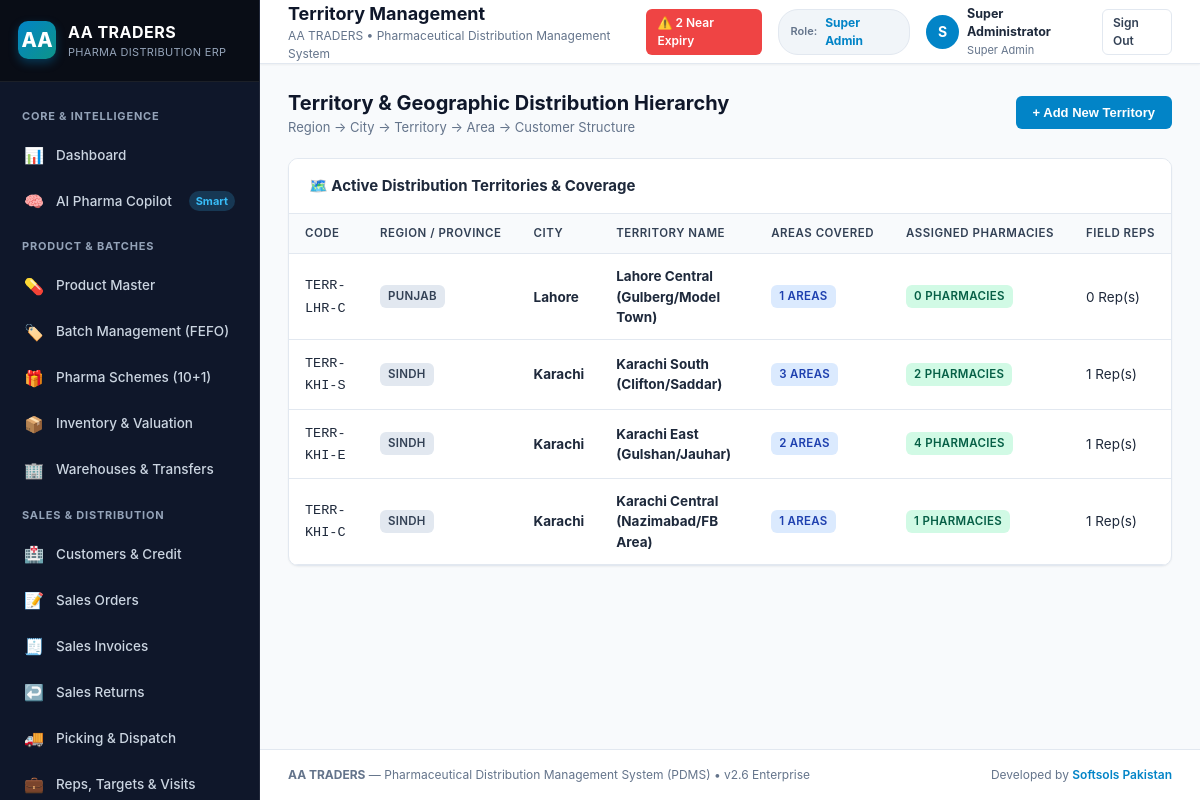
Page /territories.php (signed in) on the committed database.
### tables this page shows
CREATE TABLE company_settings (
    id INTEGER PRIMARY KEY AUTOINCREMENT,
    name TEXT NOT NULL,
    trade_name TEXT,
    ntn TEXT,
    strn TEXT,
    drug_license_no TEXT,
    address TEXT,
    city TEXT,
    country TEXT DEFAULT 'Pakistan',
    phone TEXT,
    email TEXT,
    website TEXT,
    bank_name TEXT,
    bank_account_title TEXT,
    bank_account_no TEXT,
    iban TEXT,
    invoice_footer_note TEXT,
    currency_symbol TEXT DEFAULT 'Rs.',
    currency_code TEXT DEFAULT 'PKR',
    updated_at DATETIME DEFAULT CURRENT_TIMESTAMP
);

CREATE TABLE territories (
    id INTEGER PRIMARY KEY AUTOINCREMENT,
    region TEXT NOT NULL, -- e.g., Sindh, Punjab, Federal
    city TEXT NOT NULL,   -- e.g., Karachi, Lahore, Islamabad
    territory_name TEXT NOT NULL, -- e.g., Karachi South, Clifton, Gulshan
    code TEXT UNIQUE
);

### includes/auth.php (called while the page is built, shortened)
<?php
class Auth {
    public static function check(): bool {
        return isset($_SESSION['user_id']);
    }
    public static function user(): ?array {
        return [
            'id' => $_SESSION['user_id'],
            'username' => $_SESSION['username'],
            'name' => $_SESSION['full_name'],
            'email' => $_SESSION['email'],
            'role' => $_SESSION['role'],
        ];
    }
}

### territories.php (the view, shortened to what this page needs)
<?php
$pageTitle = 'Territory Management';
require_once __DIR__ . '/includes/header.php';
$territories = $db->query("
    SELECT t.*,
           COUNT(DISTINCT a.id) as area_count,
           COUNT(DISTINCT c.id) as customer_count,
           COUNT(DISTINCT r.id) as rep_count
    FROM territories t
    LEFT JOIN areas a ON t.id = a.territory_id
    LEFT JOIN customers c ON t.id = c.territory_id
    LEFT JOIN sales_representatives r ON t.id = r.territory_id
    GROUP BY t.id
    ORDER BY t.region ASC, t.city ASC
")->fetchAll();
?>
<div style="display: flex; justify-content: space-between; align-items: center; margin-bottom: 20px;">
    <div>
        <h2 style="font-size: 20px; font-weight: 700; color: var(--slate-900);">Territory &amp; Geographic Distribution Hierarchy</h2>
        <p style="font-size: 13px; color: var(--slate-500);">Region &rarr; City &rarr; Territory &rarr; Area &rarr; Customer Structure</p>
    </div>
    <button onclick="openModal('addTerritoryModal')" class="btn btn-primary">+ Add New Territory</button>
</div>
<div class="card">
    <div class="card-header">
        <span class="card-title">🗺️ Active Distribution Territories &amp; Coverage</span>
    </div>
    <div class="card-body" style="padding: 0;">
        <div class="table-responsive">
            <table class="table">
                <thead>
                    <tr>
                        <th>Code</th>
                        <th>Region / Province</th>
                        <th>City</th>
                        <th>Territory Name</th>
                        <th>Areas Covered</th>
                        <th>Assigned Pharmacies</th>
                        <th>Field Reps</th>
                    </tr>
                </thead>
                <tbody>
                    <?php foreach ($territories as $t): ?>
                        <tr>
                            <td><code><?= htmlspecialchars($t['code']) ?></code></td>
                            <td><span class="badge badge-secondary"><?= htmlspecialchars($t['region']) ?></span></td>
                            <td><strong><?= htmlspecialchars($t['city']) ?></strong></td>
                            <td><strong><?= htmlspecialchars($t['territory_name']) ?></strong></td>
                            <td><span class="badge badge-info"><?= $t['area_count'] ?> Areas</span></td>
                            <td><span class="badge badge-success"><?= $t['customer_count'] ?> Pharmacies</span></td>
                            <td><?= $t['rep_count'] ?> Rep(s)</td>
                        </tr>
                    <?php endforeach; ?>
                </tbody>
            </table>
        </div>
    </div>
</div>
<?php require_once __DIR__ . '/includes/footer.php'; ?>

### includes/header.php (shortened to what this page needs)
<?php
require_once __DIR__ . '/auth.php';
$currentUser = Auth::user();
$db = Database::getConnection();
$nearExpiryCount = $db->query("
    SELECT COUNT(*) FROM product_batches
    WHERE status = 'active'
      AND quantity_available > 0
      AND julianday(expiry_date) - julianday('now') <= 90
")->fetchColumn();
$company = $db->query("SELECT * FROM company_settings LIMIT 1")->fetch();
$companyName = $company['name'] ?? 'AA TRADERS';
?>
<!DOCTYPE html>
<html lang="en">
<head>
    <link rel="stylesheet" href="assets/css/app.css">
</head>
<body>
<div class="app-container">
    <?php require_once __DIR__ . '/sidebar.php'; ?>
    <div class="main-content">
        <header class="topbar no-print">
            <div class="topbar-left">
                <div>
                    <h2 class="topbar-title"><?= htmlspecialchars($pageTitle ?? 'Overview') ?></h2>
                    <p class="topbar-subtitle"><?= htmlspecialchars($companyName) ?> &bull; Pharmaceutical Distribution Management System</p>
                </div>
            </div>
            <div class="topbar-right">
                <?php if ($nearExpiryCount > 0): ?>
                    <a href="expiry.php" class="btn btn-sm btn-danger" title="<?= $nearExpiryCount ?> Batches Near Expiry (< 90 Days)">
                        ⚠️ <?= $nearExpiryCount ?> Near Expiry
                    </a>
                <?php endif; ?>
                <div class="role-pill">
                    <span style="font-size: 11px; color: var(--slate-500);">Role:</span>
                    <span style="font-weight: 700; color: #0284c7; font-size: 12px;"><?= htmlspecialchars(ucwords(str_replace('_', ' ', $currentUser['role'] ?? 'User'))) ?></span>
                </div>
                <div style="display: flex; align-items: center; gap: 8px;">
                    <div style="width: 34px; height: 34px; border-radius: 50%; background: #0284c7; color: #fff; display: flex; align-items: center; justify-content: center; font-weight: 700;">
                        <?= strtoupper(substr($currentUser['name'] ?? 'U', 0, 1)) ?>
                    </div>
                    <div style="display: flex; flex-direction: column;">
                        <span style="font-size: 12.5px; font-weight: 700; color: #1e293b;"><?= htmlspecialchars($currentUser['name'] ?? 'User') ?></span>
                        <span style="font-size: 11px; color: #64748b;"><?= htmlspecialchars(ucwords(str_replace('_', ' ', $currentUser['role'] ?? ''))) ?></span>
                    </div>
                </div>
                <a href="logout.php" class="btn btn-secondary btn-sm" title="Sign Out">Sign Out</a>
            </div>
        </header>
        <main class="page-body">

### assets/css/app.css (style rules this page uses)
:root { --primary: #0284c7; --primary-hover: #0369a1; --primary-light: #e0f2fe; --primary-dark: #075985; --secondary: #0d9488; --secondary-light: #ccfbf1; --success: #10b981; --success-light: #d1fae5; --warning: #f59e0b; --warning-light: #fef3c7; --danger: #ef4444; --danger-light: #fee2e2; --info: #3b82f6; --info-light: #dbeafe; --slate-50: #f8fafc; --slate-100: #f1f5f9; --slate-200: #e2e8f0; --slate-300: #cbd5e1; --slate-400: #94a3b8; --slate-500: #64748b; --slate-600: #475569; --slate-700: #334155; --slate-800: #1e293b; --slate-900: #0f172a; --bg-main: #f8fafc; --card-bg: #ffffff; --border-color: #e2e8f0; --text-primary: #0f172a; --text-secondary: #475569; --text-muted: #64748b; --radius-sm: 6px; --radius-md: 10px; --radius-lg: 14px; --shadow-sm: 0 1px 2px 0 rgb(0 0 0 / 0.05); --shadow-md: 0 4px 6px -1px rgb(0 0 0 / 0.08), 0 2px 4px -2px rgb(0 0 0 / 0.06); --shadow-lg: 0 10px 15px -3px rgb(0 0 0 / 0.08), 0 4px 6px -4px rgb(0 0 0 / 0.05); }
* { box-sizing: border-box; margin: 0; padding: 0; }
body { font-family: -apple-system, BlinkMacSystemFont, "Segoe UI", Roboto, "Helvetica Neue", Arial, sans-serif; background-color: var(--bg-main); color: var(--text-primary); line-height: 1.5; font-size: 14px; overflow-x: hidden; }
.app-container { display: flex; min-height: 100vh; }
.main-content { flex: 1; display: flex; flex-direction: column; min-width: 0; background: var(--bg-main); }
.topbar { height: 64px; background: #ffffff; border-bottom: 1px solid var(--border-color); display: flex; align-items: center; justify-content: space-between; padding: 0 28px; position: sticky; top: 0; z-index: 30; box-shadow: var(--shadow-sm); }
.topbar-left { display: flex; align-items: center; gap: 16px; }
.topbar-title { font-size: 18px; font-weight: 700; color: var(--slate-900); }
.topbar-subtitle { font-size: 12px; color: var(--slate-500); }
.topbar-right { display: flex; align-items: center; gap: 16px; }
.role-pill { background: var(--slate-100); padding: 4px 12px; border-radius: 20px; border: 1px solid var(--border-color); display: flex; align-items: center; gap: 8px; font-size: 12px; font-weight: 600; color: var(--slate-700); }
.page-body { padding: 24px 28px; flex: 1; }
.card { background: var(--card-bg); border: 1px solid var(--border-color); border-radius: var(--radius-md); box-shadow: var(--shadow-sm); margin-bottom: 24px; overflow: hidden; }
.card-header { padding: 16px 20px; border-bottom: 1px solid var(--border-color); display: flex; align-items: center; justify-content: space-between; background: #ffffff; }
.card-title { font-size: 15px; font-weight: 700; color: var(--slate-800); display: flex; align-items: center; gap: 8px; }
.card-body { padding: 20px; }
.table-responsive { overflow-x: auto; width: 100%; }
.table { width: 100%; border-collapse: collapse; font-size: 13.5px; text-align: left; }
.table th { background: var(--slate-50); padding: 11px 16px; font-weight: 600; color: var(--slate-700); border-bottom: 1px solid var(--border-color); text-transform: uppercase; font-size: 11.5px; letter-spacing: 0.5px; white-space: nowrap; }
.table td { padding: 12px 16px; border-bottom: 1px solid var(--border-color); color: var(--slate-800); vertical-align: middle; }
.badge { display: inline-flex; align-items: center; gap: 4px; padding: 3px 8px; border-radius: 6px; font-size: 11.5px; font-weight: 600; text-transform: uppercase; letter-spacing: 0.3px; }
.badge-success { background: var(--success-light); color: #065f46; }
.badge-info { background: var(--info-light); color: #1e40af; }
.badge-secondary { background: var(--slate-200); color: var(--slate-700); }
.btn { display: inline-flex; align-items: center; justify-content: center; gap: 6px; padding: 8px 16px; border-radius: var(--radius-sm); font-size: 13px; font-weight: 600; cursor: pointer; border: 1px solid transparent; text-decoration: none; transition: all 0.15s ease; }
.btn-primary { background: var(--primary); color: #ffffff; }
.btn-secondary { background: #ffffff; color: var(--slate-700); border-color: var(--border-color); }
.btn-danger { background: var(--danger); color: #ffffff; }
.btn-sm { padding: 4px 10px; font-size: 12px; }

### rows in the picture
company_settings: name "AA TRADERS"
territories: code "TERR-LHR-C", region "PUNJAB", city "Lahore", territory_name "Lahore Central (Gulberg/Model Town)", area_count "1", customer_count "0", rep_count "0"
territories: code "TERR-KHI-S", region "SINDH", city "Karachi", territory_name "Karachi South (Clifton/Saddar)", area_count "3", customer_count "2", rep_count "1"
territories: code "TERR-KHI-E", region "SINDH", city "Karachi", territory_name "Karachi East (Gulshan/Jauhar)", area_count "2", customer_count "4", rep_count "1"
territories: code "TERR-KHI-C", region "SINDH", city "Karachi", territory_name "Karachi Central (Nazimabad/FB Area)", area_count "1", customer_count "1", rep_count "1"

### other values in the picture
$pageTitle "Territory Management"
$nearExpiryCount "2"
str_replace('_', ' ', $currentUser['role'] ?? 'User') "Super Admin"
substr($currentUser['name'] ?? 'U', 0, 1) "S"
$currentUser['name'] "Super Administrator"
str_replace('_', ' ', $currentUser['role'] ?? '') "Super Admin"
